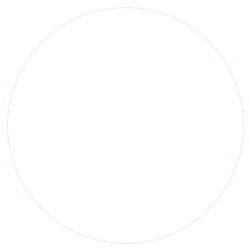
Frame 1 (no input)
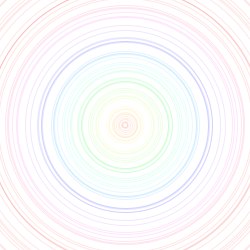
Frame 60 (the mouse pressed at the canvas centre just before this capture)
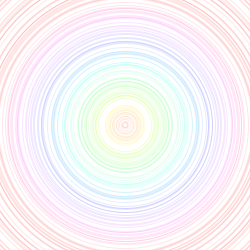
Frame 120 (the mouse held since frame 60 and released just before this capture)

The Processing sketch that drew these frames (run headless with seeded random() and noise(); from frame 60 on, the mouse is pressed at the canvas centre):

// Processing sketch: processing_87982
// ── processing_87982.pde

int x =0;

void setup() {  
  size(250, 250);
  background(255); 
  colorMode(HSB);  
}

void draw() { 
  x=int(random(365));;
 noFill();
 strokeWeight(1);
stroke(x,255,255,25);
  ellipse(width/2,height/2,x,x);
  
  if(x>360) {x=0;}
}
